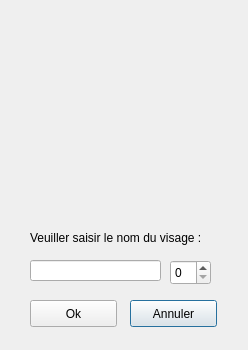
<?xml version="1.0" encoding="UTF-8"?>
<ui version="4.0">
 <class>add_visage</class>
 <widget class="QDialog" name="add_visage">
  <property name="geometry">
   <rect>
    <x>0</x>
    <y>0</y>
    <width>248</width>
    <height>350</height>
   </rect>
  </property>
  <property name="windowTitle">
   <string>Dialog</string>
  </property>
  <widget class="QLabel" name="image">
   <property name="geometry">
    <rect>
     <x>50</x>
     <y>40</y>
     <width>160</width>
     <height>160</height>
    </rect>
   </property>
   <property name="text">
    <string/>
   </property>
  </widget>
  <widget class="QLabel" name="explications">
   <property name="geometry">
    <rect>
     <x>30</x>
     <y>230</y>
     <width>201</width>
     <height>16</height>
    </rect>
   </property>
   <property name="text">
    <string>Veuiller saisir le nom du visage :</string>
   </property>
  </widget>
  <widget class="QLineEdit" name="lineEdit">
   <property name="geometry">
    <rect>
     <x>30</x>
     <y>260</y>
     <width>131</width>
     <height>21</height>
    </rect>
   </property>
  </widget>
  <widget class="QPushButton" name="buttonCancel">
   <property name="geometry">
    <rect>
     <x>130</x>
     <y>300</y>
     <width>87</width>
     <height>27</height>
    </rect>
   </property>
   <property name="text">
    <string>Annuler</string>
   </property>
  </widget>
  <widget class="QPushButton" name="buttonOk">
   <property name="geometry">
    <rect>
     <x>30</x>
     <y>300</y>
     <width>87</width>
     <height>27</height>
    </rect>
   </property>
   <property name="text">
    <string>Ok</string>
   </property>
  </widget>
  <widget class="QSpinBox" name="spinBox">
   <property name="geometry">
    <rect>
     <x>170</x>
     <y>260</y>
     <width>41</width>
     <height>25</height>
    </rect>
   </property>
  </widget>
 </widget>
 <resources/>
 <connections/>
</ui>
